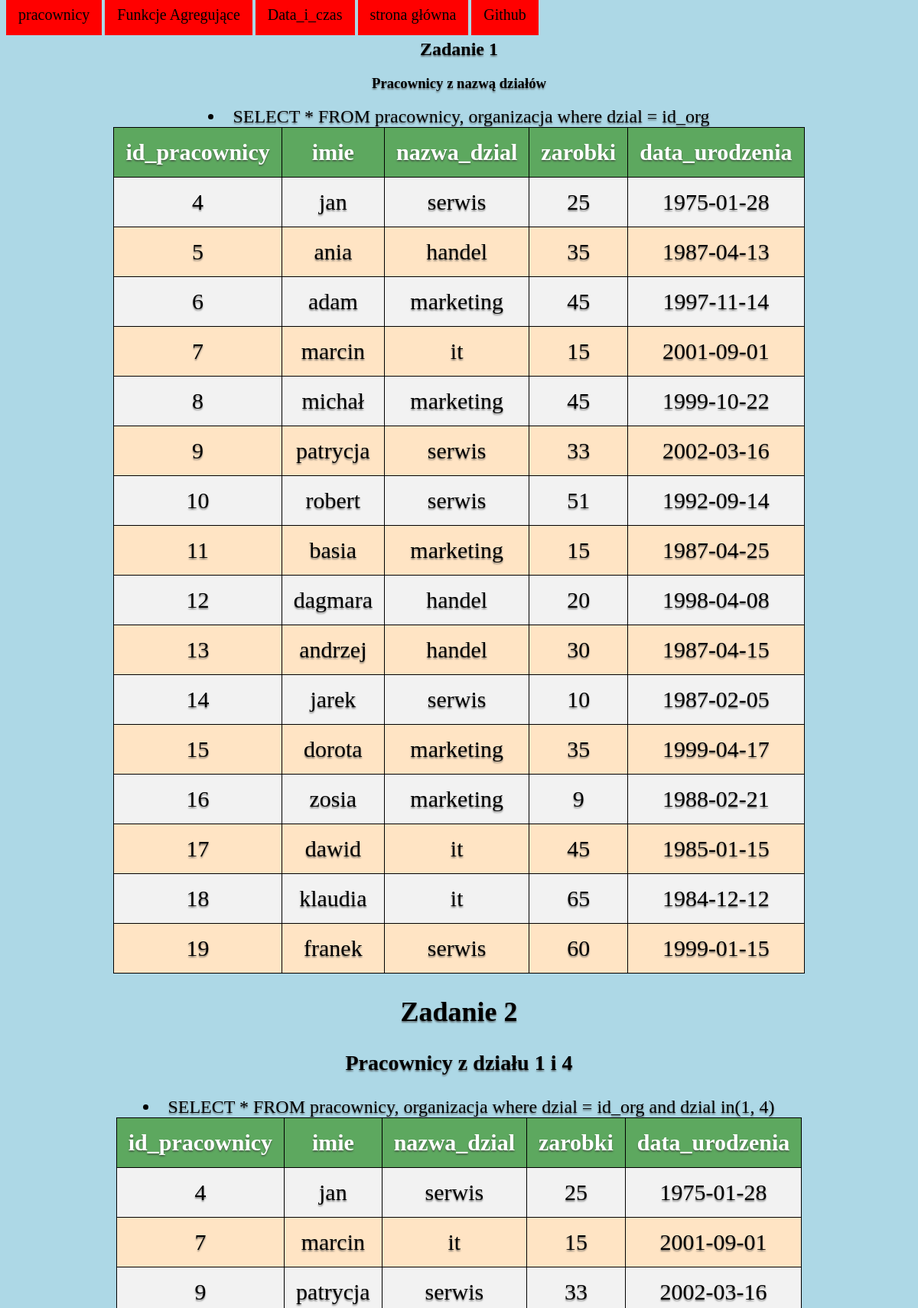
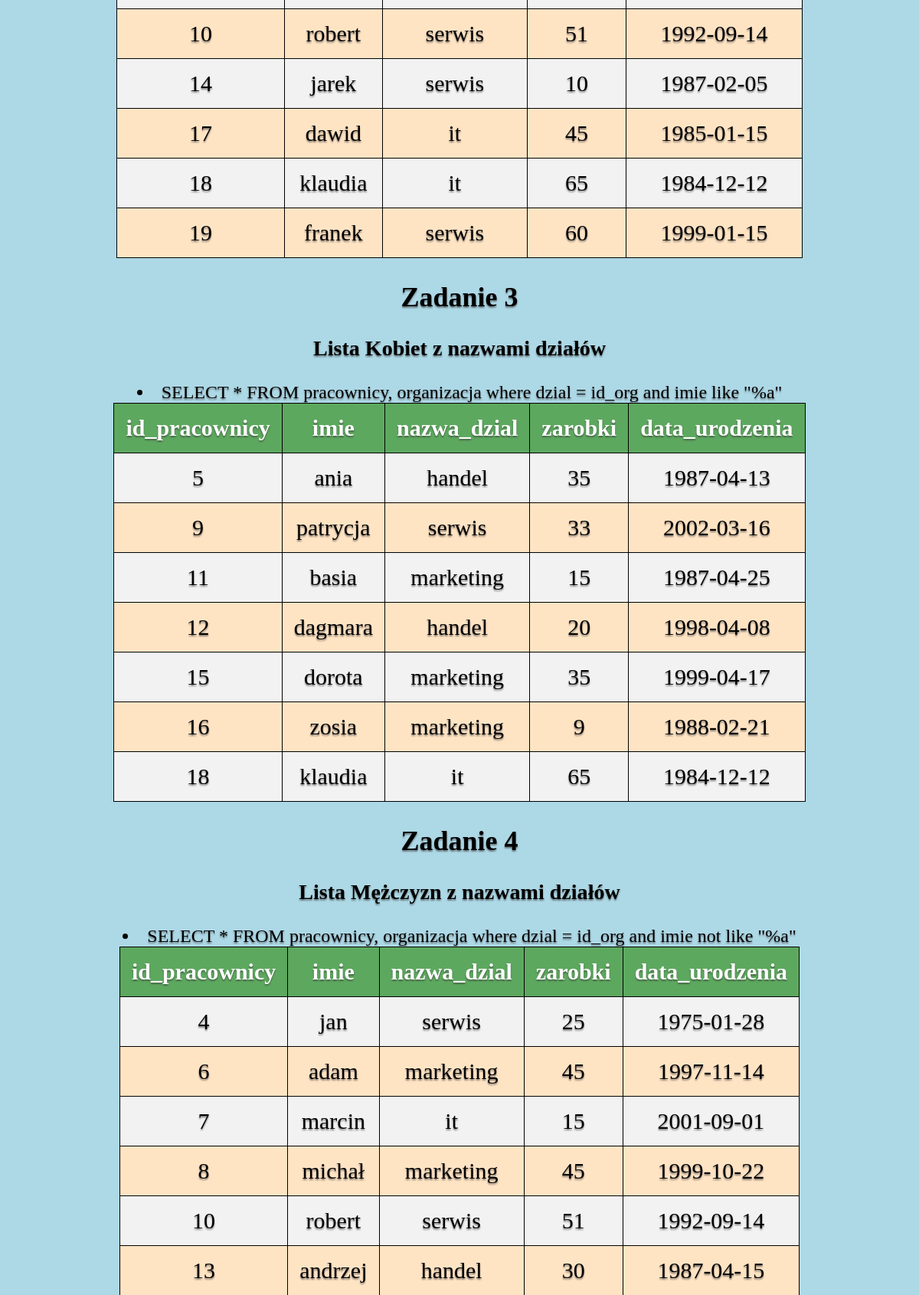
Screenshot of /orgPracownicy.php (upper part) with the database file from the repository (2 pictures, top to bottom).
### tables this page shows
CREATE TABLE `pracownicy` (
  `id_pracownicy` int(11) NOT NULL,
  `imie` varchar(30) NOT NULL,
  `dzial` int(11) NOT NULL,
  `zarobki` int(11) NOT NULL,
  `data_urodzenia` date NOT NULL
);

CREATE TABLE `organizacja` (
  `id_org` int(11) NOT NULL,
  `nazwa_dzial` varchar(20) NOT NULL
);

### orgPracownicy.php (the view, shortened to what this page needs)
<html>
    <head>
        <link rel="stylesheet" href="style.css">
    </head>
</html>
<div class="nav">
    <a href="pracownicy.php">pracownicy</a>
    <a href="agregat.php">Funkcje Agregujące</a>
    <a href="Data_i_Czas.php">Data_i_czas</a>
    <a href="index.php">strona główna</a>
    <a href="https://github.com/SK-2019/php-sql-wprowadzenie-kruczek-radoslaw">Github</a>
</div>
<?php
require_once("connect.php");
$sql = 'SELECT * FROM pracownicy, organizacja where dzial = id_org';
echo("<h2>Zadanie 1</h2>");
echo("<h3>Pracownicy z nazwą działów</h3>");
echo("<li>".$sql);
$result = $conn->query($sql);
echo("<table border=0>");
echo("<th>id_pracownicy</th>");
echo("<th>imie</th>");
echo("<th>nazwa_dzial</th>");
echo("<th>zarobki</th>");
echo("<th>data_urodzenia</th>");
    while($wiersz=$result->fetch_assoc()){
        echo("<tr>");
        echo("<td>".$wiersz['id_pracownicy']."</td><td>".$wiersz['imie']."</td><td>".$wiersz['nazwa_dzial']."</td><td>".$wiersz['zarobki']."</td><td>".$wiersz['data_urodzenia']."</td>");
        echo("</tr>");
    }
echo("</table>");
?>
<?php
require_once("connect.php");
$sql = 'SELECT * FROM pracownicy, organizacja where dzial = id_org and dzial in(1, 4)';
echo("<h2>Zadanie 2</h2>");
echo("<h3>Pracownicy z działu 1 i 4</h3>");
echo("<li>".$sql);
$result = $conn->query($sql);
echo("<table border=0>");
echo("<th>id_pracownicy</th>");
echo("<th>imie</th>");
echo("<th>nazwa_dzial</th>");
echo("<th>zarobki</th>");
echo("<th>data_urodzenia</th>");
    while($wiersz=$result->fetch_assoc()){
        echo("<tr>");
        echo("<td>".$wiersz['id_pracownicy']."</td><td>".$wiersz['imie']."</td><td>".$wiersz['nazwa_dzial']."</td><td>".$wiersz['zarobki']."</td><td>".$wiersz['data_urodzenia']."</td>");
        echo("</tr>");
    }
echo("</table>");
?>
<?php
require_once("connect.php");
$sql = 'SELECT * FROM pracownicy, organizacja where dzial = id_org and imie like "%a"';
echo("<h2>Zadanie 3</h2>");
echo("<h3>Lista Kobiet z nazwami działów</h3>");
echo("<li>".$sql);
$result = $conn->query($sql);
echo("<table border=0>");
echo("<th>id_pracownicy</th>");
echo("<th>imie</th>");
echo("<th>nazwa_dzial</th>");
echo("<th>zarobki</th>");
echo("<th>data_urodzenia</th>");
    while($wiersz=$result->fetch_assoc()){
        echo("<tr>");
        echo("<td>".$wiersz['id_pracownicy']."</td><td>".$wiersz['imie']."</td><td>".$wiersz['nazwa_dzial']."</td><td>".$wiersz['zarobki']."</td><td>".$wiersz['data_urodzenia']."</td>");
        echo("</tr>");
    }
echo("</table>");
?>
<?php
require_once("connect.php");
$sql = 'SELECT * FROM pracownicy, organizacja where dzial = id_org and imie not like "%a"';
echo("<h2>Zadanie 4</h2>");
echo("<h3>Lista Mężczyzn z nazwami działów</h3>");
echo("<li>".$sql);
$result = $conn->query($sql);
echo("<table border=0>");
echo("<th>id_pracownicy</th>");
echo("<th>imie</th>");
echo("<th>nazwa_dzial</th>");
echo("<th>zarobki</th>");
echo("<th>data_urodzenia</th>");
    while($wiersz=$result->fetch_assoc()){
        echo("<tr>");
        echo("<td>".$wiersz['id_pracownicy']."</td><td>".$wiersz['imie']."</td><td>".$wiersz['nazwa_dzial']."</td><td>".$wiersz['zarobki']."</td><td>".$wiersz['data_urodzenia']."</td>");
        echo("</tr>");
    }
echo("</table>");
?>

### style.css (style rules this page uses)
h2 { display: flex; justify-content: center; text-shadow: 0px 2px 2px rgba(59, 59, 59, 0.616); }
h3 { display: flex; justify-content: center; text-shadow: 0px 2px 2px rgba(59, 59, 59, 0.616); }
table { border-collapse: collapse; justify-content: center; display: flex; }
table, th, td { border-collapse: collapse; }
th, td { padding: 15px; text-align: center; font-size: 1.875em; border: 1px solid black; }
tr { background-color: bisque; color: black; }
tr:nth-child(even) { background-color: #f2f2f2; }
th { background-color: #5da85f; color: white; }
a { text-align: center; text-decoration: none; background-color: red; padding: 1rem; color: black; font-size: 1.25em; }
li { text-align: center; font-size: 1.5em; text-shadow: 0px 2px 2px rgba(59, 59, 59, 0.616); }

### rows the page displays
pracownicy: id_pracownicy "4", imie "jan", organizacja.nazwa_dzial "serwis", zarobki "25", data_urodzenia "1975-01-28"
pracownicy: id_pracownicy "5", imie "ania", organizacja.nazwa_dzial "handel", zarobki "35", data_urodzenia "1987-04-13"
pracownicy: id_pracownicy "6", imie "adam", organizacja.nazwa_dzial "marketing", zarobki "45", data_urodzenia "1997-11-14"
pracownicy: id_pracownicy "7", imie "marcin", organizacja.nazwa_dzial "it", zarobki "15", data_urodzenia "2001-09-01"
pracownicy: id_pracownicy "8", imie "michał", organizacja.nazwa_dzial "marketing", zarobki "45", data_urodzenia "1999-10-22"
pracownicy: id_pracownicy "9", imie "patrycja", organizacja.nazwa_dzial "serwis", zarobki "33", data_urodzenia "2002-03-16"
pracownicy: id_pracownicy "10", imie "robert", organizacja.nazwa_dzial "serwis", zarobki "51", data_urodzenia "1992-09-14"
pracownicy: id_pracownicy "11", imie "basia", organizacja.nazwa_dzial "marketing", zarobki "15", data_urodzenia "1987-04-25"
pracownicy: id_pracownicy "12", imie "dagmara", organizacja.nazwa_dzial "handel", zarobki "20", data_urodzenia "1998-04-08"
pracownicy: id_pracownicy "13", imie "andrzej", organizacja.nazwa_dzial "handel", zarobki "30", data_urodzenia "1987-04-15"
pracownicy: id_pracownicy "14", imie "jarek", organizacja.nazwa_dzial "serwis", zarobki "10", data_urodzenia "1987-02-05"
pracownicy: id_pracownicy "15", imie "dorota", organizacja.nazwa_dzial "marketing", zarobki "35", data_urodzenia "1999-04-17"
pracownicy: id_pracownicy "16", imie "zosia", organizacja.nazwa_dzial "marketing", zarobki "9", data_urodzenia "1988-02-21"
pracownicy: id_pracownicy "17", imie "dawid", organizacja.nazwa_dzial "it", zarobki "45", data_urodzenia "1985-01-15"
pracownicy: id_pracownicy "18", imie "klaudia", organizacja.nazwa_dzial "it", zarobki "65", data_urodzenia "1984-12-12"
pracownicy: id_pracownicy "19", imie "franek", organizacja.nazwa_dzial "serwis", zarobki "60", data_urodzenia "1999-01-15"

### other values shown
$sql "SELECT * FROM pracownicy, organizacja where dzial = id_org"
$sql "SELECT * FROM pracownicy, organizacja where dzial = id_org and dzial in(1, 4)"
$sql "SELECT * FROM pracownicy, organizacja where dzial = id_org and imie like \"%a\""
$sql "SELECT * FROM pracownicy, organizacja where dzial = id_org and imie not like \"%a\""
